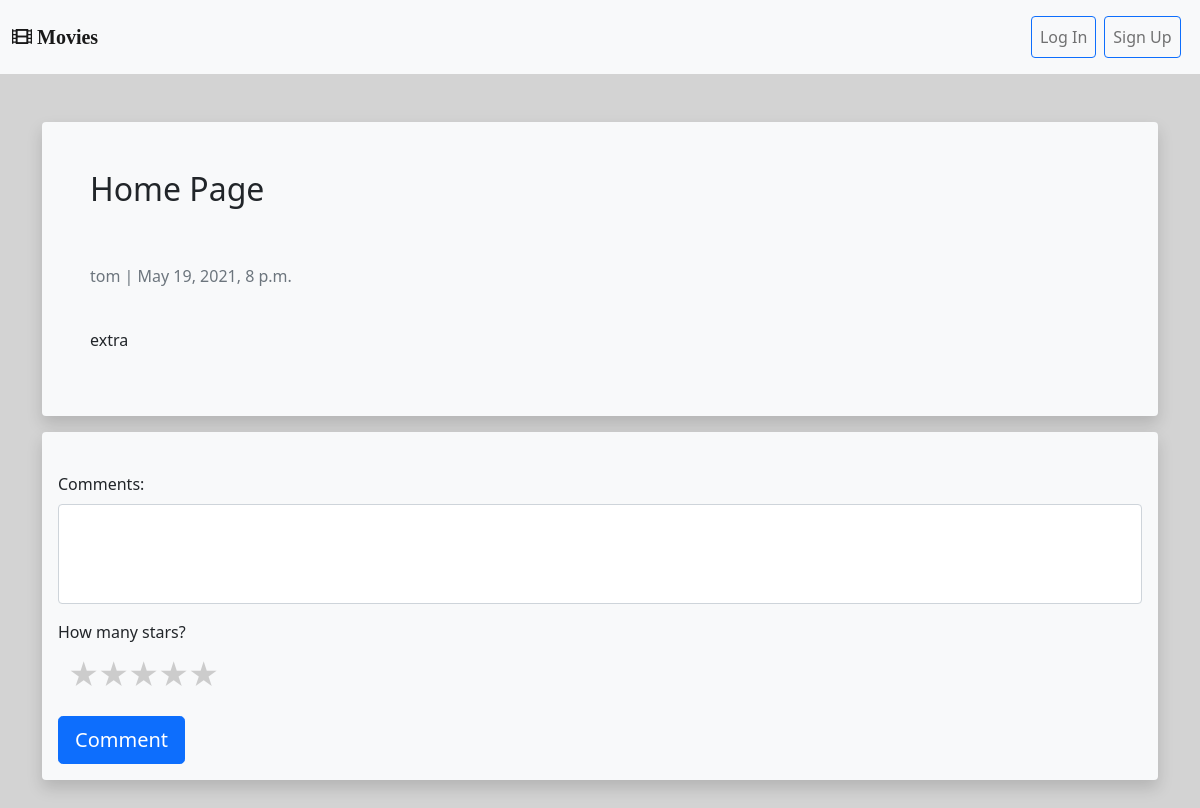
Page /articles/7/ on the earlier database version.
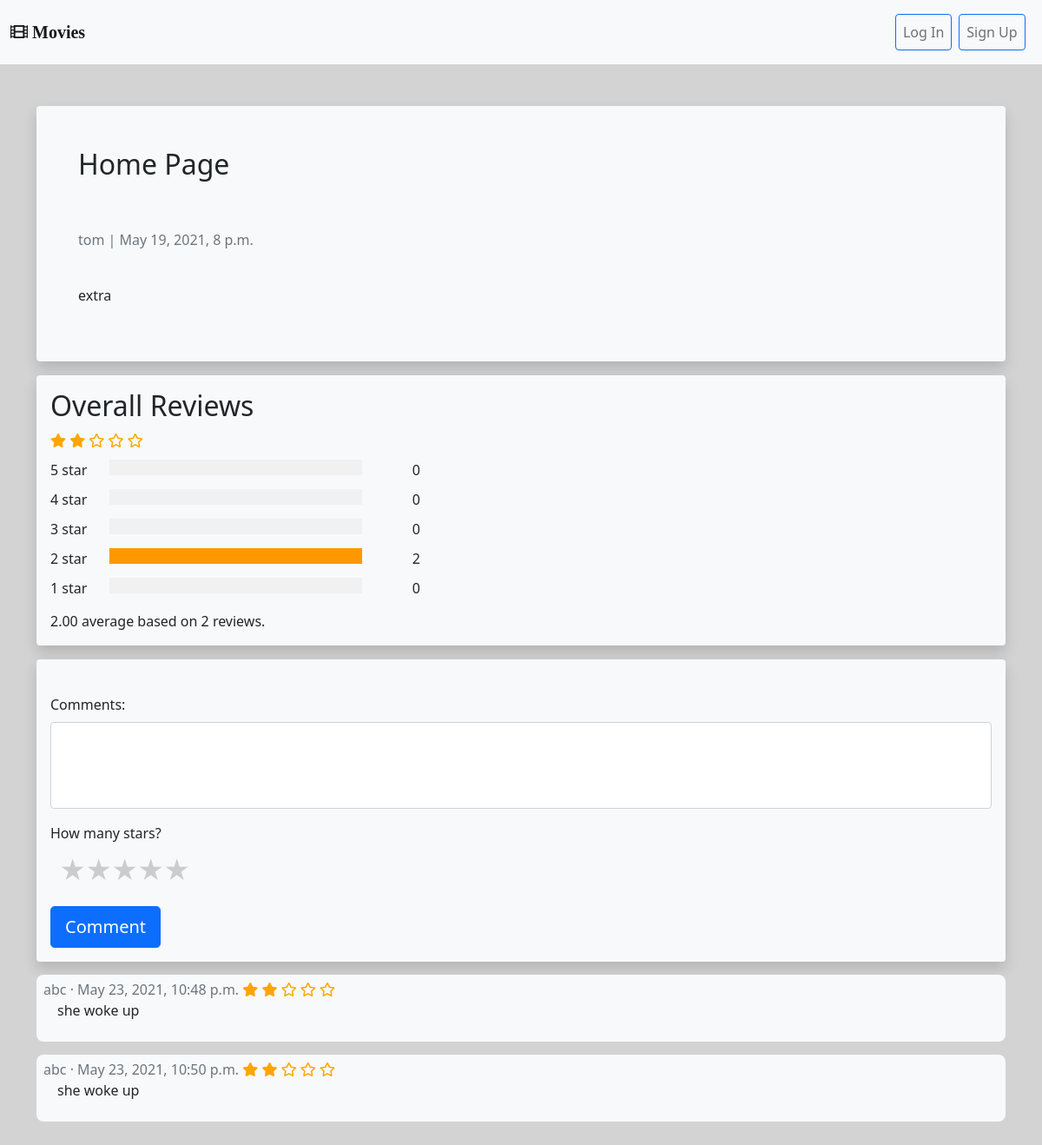
Same page on the later database version.
### articles/models.py (models this page shows, shortened)
class Article(models.Model):
    title = models.CharField(max_length=255)
    body = models.TextField()
    date = models.DateTimeField(auto_now_add=True)
    author = models.ForeignKey(
        get_user_model(),       # the user that is creating the model
        on_delete = models.CASCADE
    )
    image = models.ImageField(upload_to='static/images/', default='static/images/')

class Comment(models.Model):
    article = models.ForeignKey(
        Article,
        on_delete=models.CASCADE,
        related_name="comments"
        )
    comment = models.CharField(max_length=140)
    star = models.IntegerField()
    date = models.DateTimeField(auto_now_add=True)
    author = models.ForeignKey(
        get_user_model(),
        on_delete = models.CASCADE
    )

### accounts/models.py (models this page shows)
class CustomUser(AbstractUser):
    age = models.PositiveIntegerField(null=True, blank=True)

### articles/views.py (the view)
# urls.py: path('<int:pk>/', ArticleDetailView.as_view(),  name='article_detail'),
class ArticleDetailView(DetailView):
    model = Article
    template_name = 'article_detail.html'
    def get_context_data(self, **kwargs):
        context = super().get_context_data(**kwargs)
        context['comment_form'] = CommentForm()  # Your part form
        return context

### articles/forms.py
class CommentForm(forms.ModelForm):
    class Meta:
        model = Comment
        fields = ['comment','star','author','article']

### articles/templatetags/poll_extras.py (called while the page is built)
@register.filter(name='total_stars')
def total_stars(pk):
    pk_article = Article.objects.filter(id=pk)
    article_title = pk_article[0]
    comments = Comment.objects.filter(article=article_title)
    total = 0
    for comment in comments:
        total += comment.star
    return total

@register.filter(name='sub')
def sub(value1, arg):
    return value1 - arg

@register.filter(name='total_num_stars')
def total_num_stars(pk, num_star):
    pk_article = Article.objects.filter(id=pk)
    article_title = pk_article[0]
    comments = Comment.objects.filter(article=article_title)
    star_num_total = 0
    for comment in comments:
        if num_star == comment.star:
            star_num_total += 1
    return star_num_total

@register.filter(name='find_user_id')
def find_user_id(user):
    print(user)
    articles = Article.objects.all()
    for article in articles:
        if article.author == user:
            return article.author_id
    return 0

### templates/article_detail.html (shortened to what the changed rows need)
{% extends 'base.html' %}
{% load static %}
{% load poll_extras %}
{% load crispy_forms_tags %}
{% block cssstyle %}
<link rel="stylesheet" href="{% static 'css/article_detail.css' %}">
<link rel="stylesheet" href="{% static 'css/reviews.css' %}">
{% endblock cssstyle %}
{% block content %}
<div class="container">
    <div class="bg-light p-5 rounded mt-5 shadow">
        <div class="jumbotron">
            <div class="article-entry">
                <h2>{{ object.title|capfirst }}</h2>
                <br />
                <br />
                <span class="text-muted">
                    <p>{{ object.author }} | {{ object.date }}</p>
                </span>
                <span class="article-body">
                    <p>{{ object.body }}</p>
                </span>
            </div>
        </div>
    </div>
    {% if article.comments.all|length != 0 %}
    <div class="bg-light px-3 pt-3 rounded mt-3 shadow">
        <div class="jumbotron">
        <div>
            <h2>Overall Reviews</h2>
        </div>
        {% with total=article.pk|total_stars total_1_stars=article.pk|total_num_stars:1 total_2_stars=article.pk|total_num_stars:2 total_3_stars=article.pk|total_num_stars:3 total_4_stars=article.pk|total_num_stars:4 total_5_stars=article.pk|total_num_stars:5 total_average=article.pk|total_stars_average %}
            {% with total_average|get_digit:1 as total_average_first %}
                {% with 5|sub:total_average_first as stars_left %}
                    {% if total_average_first != 0 %}
                        {% for _  in "x"|ljust:total_average_first %}
                        <span class="fa fa-star checked" style="color: orange;"></span>
                        {% endfor %}
                    {% endif %}
                    {% if star_left != 0 %}
                        {% for _ in "x"|ljust:stars_left %}
                        <span class="far fa-star" style="color: orange;"></span>
                        {% endfor %}
                    {% endif %}
                    {% with bar_1=article.pk|total_bar_average:total_1_stars bar_2=article.pk|total_bar_average:total_2_stars bar_3=article.pk|total_bar_average:total_3_stars bar_4=article.pk|total_bar_average:total_4_stars bar_5=article.pk|total_bar_average:total_5_stars %}
                    <div class="row" style="width: 450px;">
                        <div class="side">
                            <div>5 star</div>
                        </div>
                        <div class="middle">
                            <div class="bar-container">
                            </div>
                        </div>
                        <div class="side right">
                            <div>{{ total_5_stars }}</div>
                        </div>
                        <div class="side">
                            <div>4 star</div>
                        </div>
                        <div class="middle">
                            <div class="bar-container">
                            </div>
                        </div>
                        <div class="side right">
                            <div>{{ total_4_stars }}</div>
                        </div>
                        <div class="side">
                            <div>3 star</div>
                        </div>
                        <div class="middle">
                            <div class="bar-container">
                            </div>
                        </div>
                        <div class="side right">
                            <div>{{ total_3_stars }}</div>
                        </div>
                        <div class="side">
                            <div>2 star</div>
                        </div>
                        <div class="middle">
                            <div class="bar-container">
                                <div class="bar-2" style="width: {{ bar_2 }}%;"></div>
                            </div>
                        </div>
                        <div class="side right">
                            <div>{{ total_2_stars }}</div>
                        </div>
                        <div class="side">
                            <div>1 star</div>
                        </div>
                        <div class="middle">
                            <div class="bar-container">
                            </div>
                        </div>
                        <div class="side right">
                            <div>{{ total_1_stars }}</div>
                        </div>
                        <br/><br/>
                        <p>{{ total_average|floatformat:2 }} average based on {{ article.comments.all|length }} reviews.</p>
                    </div>
                    {% endwith %}
                    {% endwith %}
                    {% endwith %}
                    {% endwith %}
                </div></div>
                {% endif %}
                    {% for comment in article.comments.all %}
                    <div class="jumbotron comment-jumbotron">
                        <div class="article-entry">
                            <div class=" bg-light comment-container pb-2">
                                <span class="text-muted font-weight-bold">
                                    {{ comment.author }} &middot; {{ comment.date }}
                                    {% for _ in "x"|ljust:comment.star %}
                                    <span class="fa fa-star checked" style="color: orange;"></span>
                                    {% endfor %}
                                </span>
                                {% with 5|sub:comment.star as range %}
                                {% for _ in "x"|ljust:range %}
                                <span class="far fa-star" style="color: orange;"></span>
                                {% endfor %}
                                {% endwith %}
                                <p class="comment-comment">
                                    {{ comment.comment }}
                                </p>
                            </div>
                        </div>
                    </div>
                    {% endfor %}
</div>
{% endblock content %}

Differences in the rows shown:
shown differently, row unchanged: Article "Home Page": comments.all|length (not shown) → "2"
added Comment: author "abc", date "May 23, 2021, 10:48 p.m.", star 2 (drawn), comment "she woke up"
added Comment: author "abc", date "May 23, 2021, 10:50 p.m.", star 2 (drawn), comment "she woke up"
Other differences:
{{ total_5_stars }}: (not shown) → "0"
{{ total_4_stars }}: (not shown) → "0"
{{ total_3_stars }}: (not shown) → "0"
{{ total_2_stars }}: (not shown) → "2"
{{ total_1_stars }}: (not shown) → "0"
{{ total_average|floatformat:2 }}: (not shown) → "2.00"
text now shown: "Overall Reviews 5 star 4 star 3 star 2 star 1 star average based on reviews."
